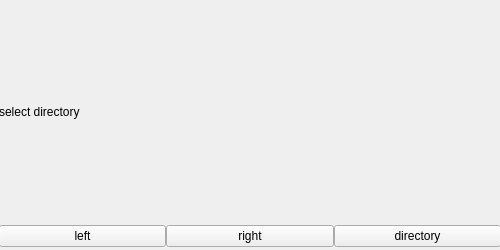
<?xml version="1.0" encoding="UTF-8"?>
<ui version="4.0">
 <class>Widget</class>
 <widget class="QWidget" name="Widget">
  <property name="geometry">
   <rect>
    <x>0</x>
    <y>0</y>
    <width>500</width>
    <height>250</height>
   </rect>
  </property>
  <property name="minimumSize">
   <size>
    <width>500</width>
    <height>250</height>
   </size>
  </property>
  <property name="maximumSize">
   <size>
    <width>500</width>
    <height>250</height>
   </size>
  </property>
  <property name="windowTitle">
   <string>Widget</string>
  </property>
  <widget class="QWidget" name="verticalLayoutWidget">
   <property name="geometry">
    <rect>
     <x>-1</x>
     <y>-1</y>
     <width>502</width>
     <height>251</height>
    </rect>
   </property>
   <layout class="QVBoxLayout" name="mainlayout">
    <property name="spacing">
     <number>0</number>
    </property>
    <item>
     <widget class="QLabel" name="picture">
      <property name="minimumSize">
       <size>
        <width>500</width>
        <height>220</height>
       </size>
      </property>
      <property name="maximumSize">
       <size>
        <width>500</width>
        <height>220</height>
       </size>
      </property>
      <property name="text">
       <string>select directory</string>
      </property>
     </widget>
    </item>
    <item>
     <layout class="QHBoxLayout" name="optionlayout">
      <item>
       <widget class="QPushButton" name="left">
        <property name="text">
         <string>left</string>
        </property>
       </widget>
      </item>
      <item>
       <widget class="QPushButton" name="right">
        <property name="text">
         <string>right</string>
        </property>
       </widget>
      </item>
      <item>
       <widget class="QPushButton" name="directory">
        <property name="text">
         <string>directory</string>
        </property>
       </widget>
      </item>
     </layout>
    </item>
   </layout>
  </widget>
 </widget>
 <resources/>
 <connections/>
</ui>
